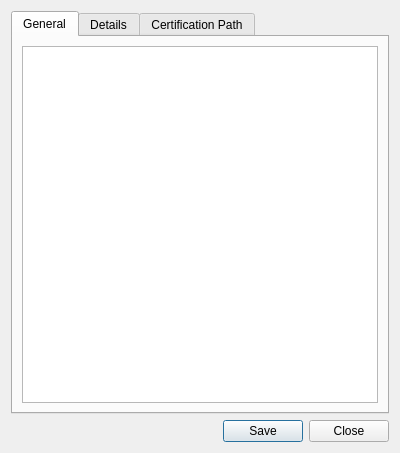
<?xml version="1.0" encoding="UTF-8"?>
<ui version="4.0">
 <class>CertificateDialog</class>
 <widget class="QDialog" name="CertificateDialog">
  <property name="geometry">
   <rect>
    <x>0</x>
    <y>0</y>
    <width>400</width>
    <height>453</height>
   </rect>
  </property>
  <property name="windowTitle">
   <string>Certificate</string>
  </property>
  <property name="styleSheet">
   <string notr="true">#parameterContent { font-family: &quot;Liberation Mono, Courier New&quot;; }</string>
  </property>
  <layout class="QVBoxLayout" name="WidgetLayout">
   <item>
    <widget class="QTabWidget" name="tabWidget">
     <property name="currentIndex">
      <number>0</number>
     </property>
     <widget class="QWidget" name="general">
      <attribute name="title">
       <string>General</string>
      </attribute>
      <layout class="QVBoxLayout" name="generalLayout">
       <item>
        <widget class="QTextEdit" name="info">
         <property name="readOnly">
          <bool>true</bool>
         </property>
        </widget>
       </item>
      </layout>
     </widget>
     <widget class="QWidget" name="details">
      <attribute name="title">
       <string>Details</string>
      </attribute>
      <layout class="QVBoxLayout" name="detailsLayout">
       <item>
        <widget class="QTreeWidget" name="parameters">
         <property name="rootIsDecorated">
          <bool>false</bool>
         </property>
         <column>
          <property name="text">
           <string>Field</string>
          </property>
         </column>
         <column>
          <property name="text">
           <string>Value</string>
          </property>
         </column>
        </widget>
       </item>
       <item>
        <widget class="QPlainTextEdit" name="parameterContent">
         <property name="readOnly">
          <bool>true</bool>
         </property>
        </widget>
       </item>
      </layout>
     </widget>
     <widget class="QWidget" name="path">
      <attribute name="title">
       <string>Certification Path</string>
      </attribute>
      <layout class="QVBoxLayout" name="pathLayout">
       <item>
        <widget class="QTreeWidget" name="pathTree">
         <attribute name="headerVisible">
          <bool>false</bool>
         </attribute>
         <column>
          <property name="text">
           <string notr="true">1</string>
          </property>
         </column>
        </widget>
       </item>
       <item>
        <widget class="QLabel" name="pathMsg"/>
       </item>
      </layout>
     </widget>
    </widget>
   </item>
   <item>
    <widget class="QDialogButtonBox" name="buttonBox">
     <property name="standardButtons">
      <set>QDialogButtonBox::Close|QDialogButtonBox::Save</set>
     </property>
    </widget>
   </item>
  </layout>
 </widget>
 <resources/>
 <connections>
  <connection>
   <sender>buttonBox</sender>
   <signal>rejected()</signal>
   <receiver>CertificateDialog</receiver>
   <slot>reject()</slot>
   <hints>
    <hint type="sourcelabel">
     <x>199</x>
     <y>437</y>
    </hint>
    <hint type="destinationlabel">
     <x>199</x>
     <y>226</y>
    </hint>
   </hints>
  </connection>
  <connection>
   <sender>buttonBox</sender>
   <signal>accepted()</signal>
   <receiver>CertificateDialog</receiver>
   <slot>save()</slot>
   <hints>
    <hint type="sourcelabel">
     <x>199</x>
     <y>432</y>
    </hint>
    <hint type="destinationlabel">
     <x>199</x>
     <y>226</y>
    </hint>
   </hints>
  </connection>
 </connections>
 <slots>
  <slot>save()</slot>
 </slots>
</ui>
